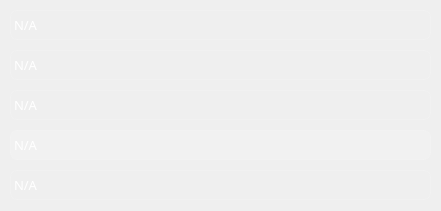
   <widget class="QWidget" name="widget_39" native="true">
    <property name="geometry">
     <rect>
      <x>670</x>
      <y>450</y>
      <width>441</width>
      <height>211</height>
     </rect>
    </property>
    <property name="styleSheet">
     <string notr="true">color: white;
background-color: qlineargradient(spread:pad, x1:1, y1:2, x1:0, y2:0, stop:0
rgba(55,250,55), stop:0.4274 rgba(35,30,60,20), stop:1 rgba(205,200,250,20));
border-radius:7px;


border: none;</string>
    </property>
    <widget class="QLabel" name="Gpu2_74">
     <property name="geometry">
      <rect>
       <x>10</x>
       <y>10</y>
       <width>421</width>
       <height>30</height>
      </rect>
     </property>
     <property name="minimumSize">
      <size>
       <width>50</width>
       <height>30</height>
      </size>
     </property>
     <property name="maximumSize">
      <size>
       <width>1000</width>
       <height>35</height>
      </size>
     </property>
     <property name="font">
      <font>
       <family>Microsoft YaHei UI Light</family>
       <pointsize>10</pointsize>
      </font>
     </property>
     <property name="styleSheet">
      <string notr="true">
color: white;
background-color:none;


border: 1px solid rgba(255,255,255,30);
font-size: 10pt;
border-radius:7px;</string>
     </property>
     <property name="lineWidth">
      <number>0</number>
     </property>
     <property name="text">
      <string>N/A</string>
     </property>
    </widget>
    <widget class="QLabel" name="Gpu2_75">
     <property name="geometry">
      <rect>
       <x>10</x>
       <y>50</y>
       <width>421</width>
       <height>30</height>
      </rect>
     </property>
     <property name="minimumSize">
      <size>
       <width>50</width>
       <height>30</height>
      </size>
     </property>
     <property name="maximumSize">
      <size>
       <width>1000</width>
       <height>35</height>
      </size>
     </property>
     <property name="font">
      <font>
       <family>Microsoft YaHei UI Light</family>
       <pointsize>10</pointsize>
      </font>
     </property>
     <property name="styleSheet">
      <string notr="true">
color: white;
background-color:none;


border: 1px solid rgba(255,255,255,30);
font-size: 10pt;
border-radius:7px;</string>
     </property>
     <property name="lineWidth">
      <number>0</number>
     </property>
     <property name="text">
      <string>N/A</string>
     </property>
    </widget>
    <widget class="QLabel" name="Gpu2_76">
     <property name="geometry">
      <rect>
       <x>10</x>
       <y>90</y>
       <width>421</width>
       <height>30</height>
      </rect>
     </property>
     <property name="minimumSize">
      <size>
       <width>50</width>
       <height>30</height>
      </size>
     </property>
     <property name="maximumSize">
      <size>
       <width>1000</width>
       <height>35</height>
      </size>
     </property>
     <property name="font">
      <font>
       <family>Microsoft YaHei UI Light</family>
       <pointsize>10</pointsize>
      </font>
     </property>
     <property name="styleSheet">
      <string notr="true">
color: white;
background-color:none;


border: 1px solid rgba(255,255,255,30);
font-size: 10pt;
border-radius:7px;</string>
     </property>
     <property name="lineWidth">
      <number>0</number>
     </property>
     <property name="text">
      <string>N/A</string>
     </property>
    </widget>
    <widget class="QLabel" name="Gpu2_77">
     <property name="geometry">
      <rect>
       <x>10</x>
       <y>130</y>
       <width>421</width>
       <height>30</height>
      </rect>
     </property>
     <property name="minimumSize">
      <size>
       <width>50</width>
       <height>30</height>
      </size>
     </property>
     <property name="maximumSize">
      <size>
       <width>1000</width>
       <height>35</height>
      </size>
     </property>
     <property name="font">
      <font>
       <family>Microsoft YaHei UI Light</family>
       <pointsize>10</pointsize>
      </font>
     </property>
     <property name="styleSheet">
      <string notr="true">
color: white;
background-color:rgba(255,255,255,30);

border: 1px solid rgba(255,255,255,30);
font-size: 10pt;
border-radius:7px;</string>
     </property>
     <property name="lineWidth">
      <number>0</number>
     </property>
     <property name="text">
      <string>N/A</string>
     </property>
    </widget>
    <widget class="QLabel" name="Gpu2_100">
     <property name="geometry">
      <rect>
       <x>10</x>
       <y>170</y>
       <width>421</width>
       <height>30</height>
      </rect>
     </property>
     <property name="minimumSize">
      <size>
       <width>50</width>
       <height>30</height>
      </size>
     </property>
     <property name="maximumSize">
      <size>
       <width>1000</width>
       <height>35</height>
      </size>
     </property>
     <property name="font">
      <font>
       <family>Microsoft YaHei UI Light</family>
       <pointsize>10</pointsize>
      </font>
     </property>
     <property name="styleSheet">
      <string notr="true">
color: white;
background-color:none;


border: 1px solid rgba(255,255,255,30);
font-size: 10pt;
border-radius:7px;</string>
     </property>
     <property name="lineWidth">
      <number>0</number>
     </property>
     <property name="text">
      <string>N/A</string>
     </property>
    </widget>
   </widget>
